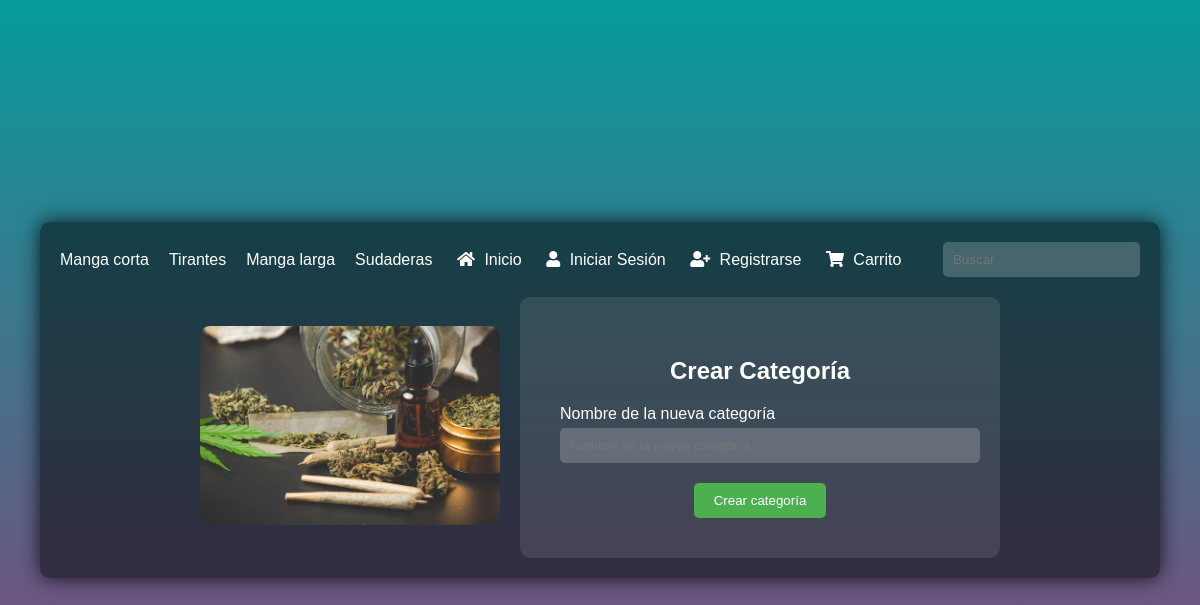
Page /frontend/public/html/crear-categoria.php on the earlier database version.
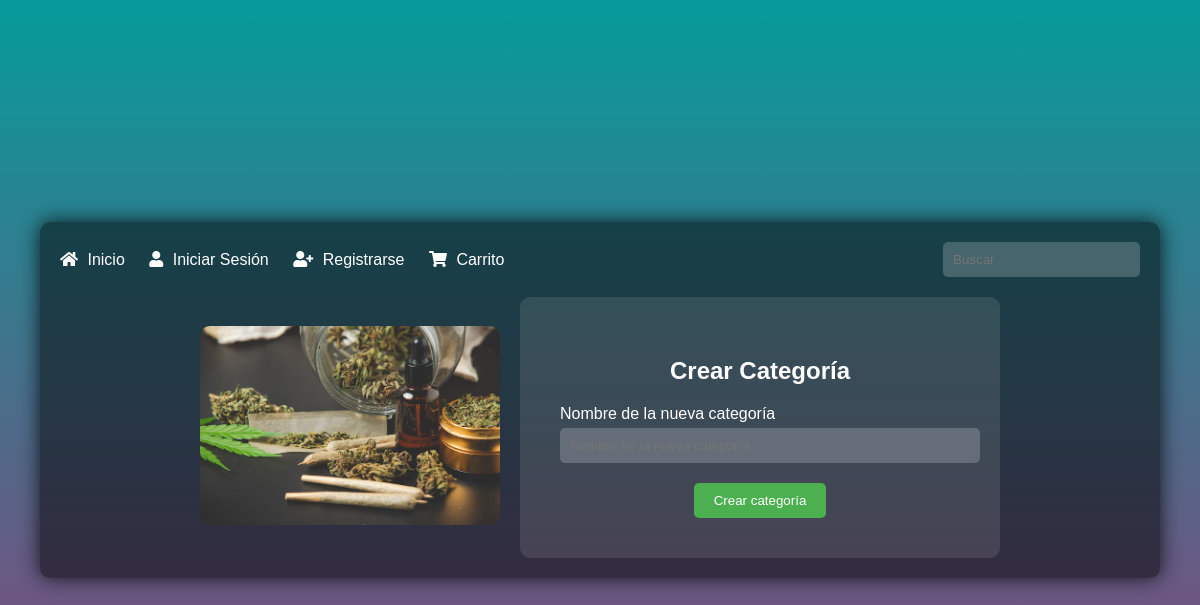
Same page on the later database version.
### tables this page shows
CREATE TABLE `categorias` (
  `id` int(255) NOT NULL AUTO_INCREMENT,
  `nombre` varchar(100) NOT NULL,
  PRIMARY KEY (`id`)
);

### frontend/public/html/crear-categoria.php (the view, shortened to what this page needs)
<?php
include('../../../backend/php/conexion-bd.php');
?>
<!DOCTYPE html>
<html lang="es">
<head>
    <link rel="stylesheet" href="../css/crear-categoria.css">
</head>
<body>
    <div class="container">
        <header>
            <nav>
                <?php
                $query = "SELECT * FROM categorias";
                $result = mysqli_query($conexion, $query);
                while ($categoria = mysqli_fetch_assoc($result)) {
                    echo '<a href="productos.php?categoria_id=' . $categoria['id'] . '">' . $categoria['nombre'] . '</a>';
                }
                ?>
                <a href="#"><i class="fas fa-home"></i> Inicio</a>
                <a href="#"><i class="fas fa-user"></i> Iniciar Sesión</a>
                <a href="#"><i class="fas fa-user-plus"></i> Registrarse</a>
                <a href="#"><i class="fas fa-shopping-cart"></i> Carrito</a>
            </nav>
            <div class="search-bar">
                <input type="text" placeholder="Buscar">
            </div>
        </header>
        <main>
            <div class="content-wrapper">
                <div class="category-form">
                    <h2>Crear Categoría</h2>
                    <form method="POST">
                        <div class="input-group">
                            <label for="categoryName">Nombre de la nueva categoría</label>
                            <input type="text" id="categoryName" name="nombre" placeholder="Nombre de la nueva categoría" required>
                        </div>
                        <button type="submit">Crear categoría</button>
                    </form>
                </div>
                <div class="category-image">
                    <img src="../img/mari2.avif" alt="Imagen de categoría">
                </div>
            </div>
        </main>
    </div>
    <link rel="stylesheet" href="https://cdnjs.cloudflare.com/ajax/libs/font-awesome/5.15.3/css/all.min.css">
</body>
</html>

### frontend/public/css/crear-categoria.css (style rules this page uses)
body { margin: 0; font-family: sans-serif; background-image: linear-gradient(to bottom, #059B9A, #8E407A); color: #fff; display: flex; justify-content: center; align-items: center; min-height: 100vh; }
.container { width: 90%; max-width: 1200px; background-color: rgba(0, 0, 0, 0.5); border-radius: 10px; padding: 20px; box-shadow: 0 0 20px rgba(0, 0, 0, 0.8); display: flex; flex-direction: column; }
header { display: flex; justify-content: space-between; align-items: center; margin-bottom: 20px; }
nav a { color: #fff; text-decoration: none; margin-right: 20px; }
nav a i { margin-right: 5px; }
.search-bar input { padding: 10px; border-radius: 5px; border: none; background-color: rgba(255, 255, 255, 0.2); color: #fff; }
main { flex-grow: 1; display: flex; justify-content: center; align-items: center; }
.content-wrapper { display: flex; align-items: center; }
.category-form { background-color: rgba(255, 255, 255, 0.1); border-radius: 10px; padding: 40px; text-align: center; width: 400px; margin-left: 20px; }
.category-form h2 { margin-bottom: 20px; }
.input-group { margin-bottom: 20px; text-align: left; }
.input-group label { display: block; margin-bottom: 5px; }
.input-group input { width: 100%; padding: 10px; border-radius: 5px; border: none; background-color: rgba(255, 255, 255, 0.2); color: #fff; }
.category-form button { background-color: #4CAF50; color: #fff; padding: 10px 20px; border: none; border-radius: 5px; cursor: pointer; }
.category-image img { max-width: 300px; border-radius: 10px; }
.category-image { order: -1; }

Differences in the rows shown:
removed categorias: nombre "Manga corta"
removed categorias: nombre "Tirantes"
removed categorias: nombre "Manga larga"
removed categorias: nombre "Sudaderas"
